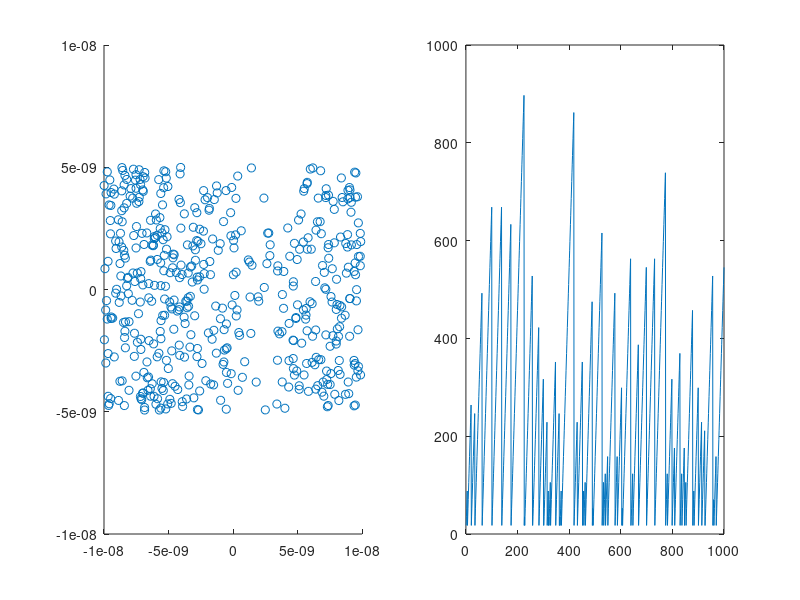

The MATLAB source for this figure:
clear all;
close all;
clc;

% This code generates electrons in a given distribution and then
% uses a spring model for force between electrons

n_t = 1000;
n = 0;

d_t = 1e-13;

q = -1.60217662e-19;
m_o = 9.10938215e-31;
r_o = 1e-9;

L = 10e-9;
W = 10e-9;

N = 500;

E = -1000;

% Here I define a variety of useful anonymous functions

compute_dist = @(d_x, d_y) sqrt( (d_x).^2 + (d_y).^2 );

compute_angle = @(x,y) atan2(y,x);

% Anonymous function to generate "N" uniformly distributed random numbers
% between a specified interval of "(a,b)"

uniform_random_position_gen = @(a,b,N,n) a + (b-a).*rand(N,n);

% Anonymous function to compute force by using the spring potential

force_spring_potential = @(r, r_o, k) (exp(k*(r)))*k*(r - r_o);

% Generate the electron positions.

electron_positions_x = zeros(N,1);
electron_positions_y = uniform_random_position_gen(-W/2,W/2,N,1);

electron_velocities_x = zeros(N,1);
electron_velocities_y = zeros(N,1);

velocity_to_plot = zeros(n_t,1);

% Compute the forces between each electron. This is done by using a spring
% potential model

ax_positions = subplot(1,2,1);
scatter_plot = scatter(ax_positions,electron_velocities_x, electron_velocities_y,'r.');
xlim([-L L]);
ylim([-W W]);

ax_velocity = subplot(1,2,2);
velocity_plot = plot(ax_velocity,velocity_to_plot);
hold(ax_velocity,'on');

while n < n_t
    for i=1:1:N
        x = electron_positions_x(i);
        y = electron_positions_y(i);

        v_x = electron_velocities_x(i);
        v_y = electron_velocities_y(i);            
        
        scattering_probability = rand();
        
        if scattering_probability > 0.95
           v_x = 0; 
        end
        
        F_x = q*E;

        a_x = F_x/m_o;

        v_x = v_x + a_x*d_t;

        x = x + v_x*d_t;
        
        if x > L
            x = x - 2*L;
        elseif x < -L
            x = x + 2*L;
        end

        if y > W
            y = y - 2*W;
        elseif x < -W
            y = y + 2*W;
        end
        
        electron_positions_x(i) = x;
        electron_positions_y(i) = y;
        electron_velocities_x(i) = v_x;
        electron_velocities_y(i) = v_y;
    end

    velocity_to_plot(n+1) = electron_velocities_x(1);
    
    set(scatter_plot,...
        'xData',electron_positions_x,...
        'yData',electron_positions_y);
    
    set(velocity_plot,'yData',velocity_to_plot);
    
    pause(0.1);
    
    n = n+1;
end



